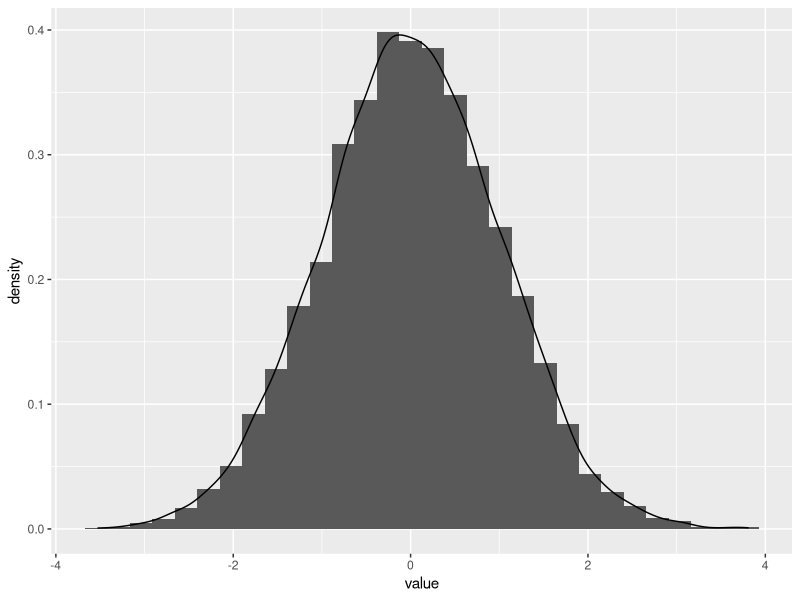
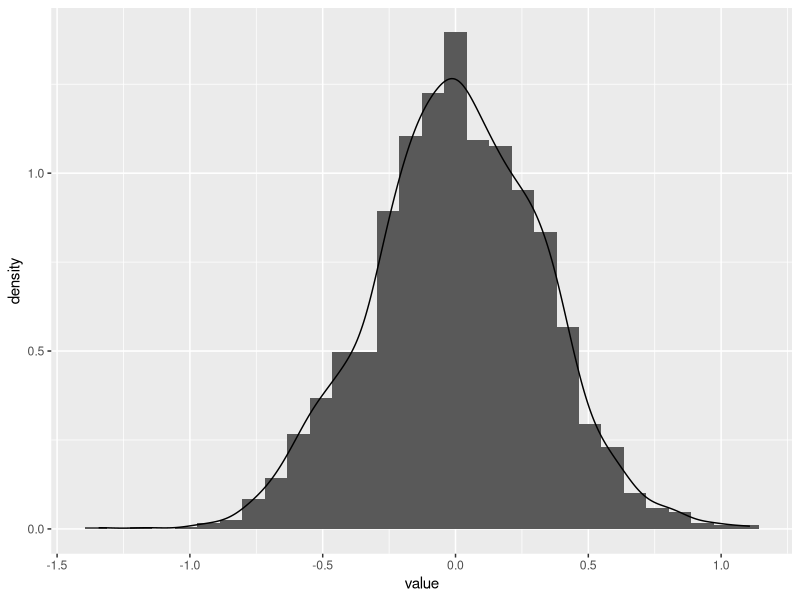
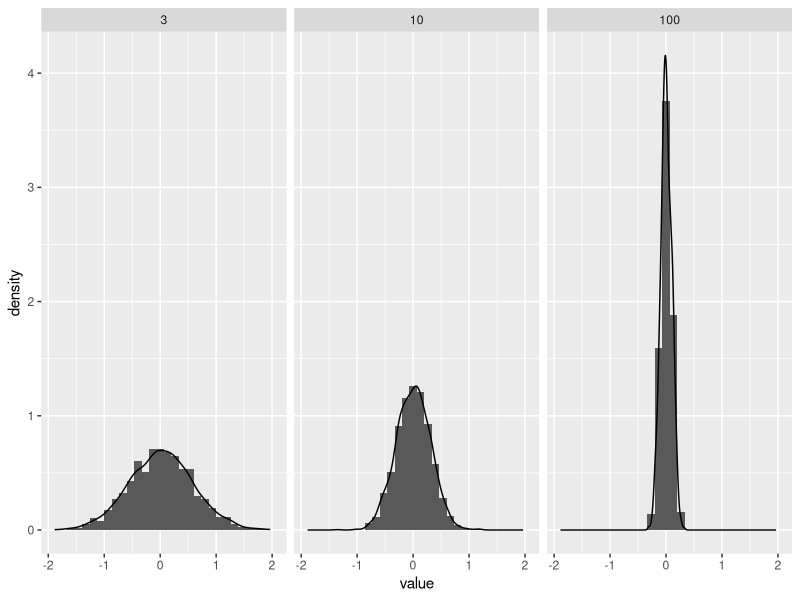
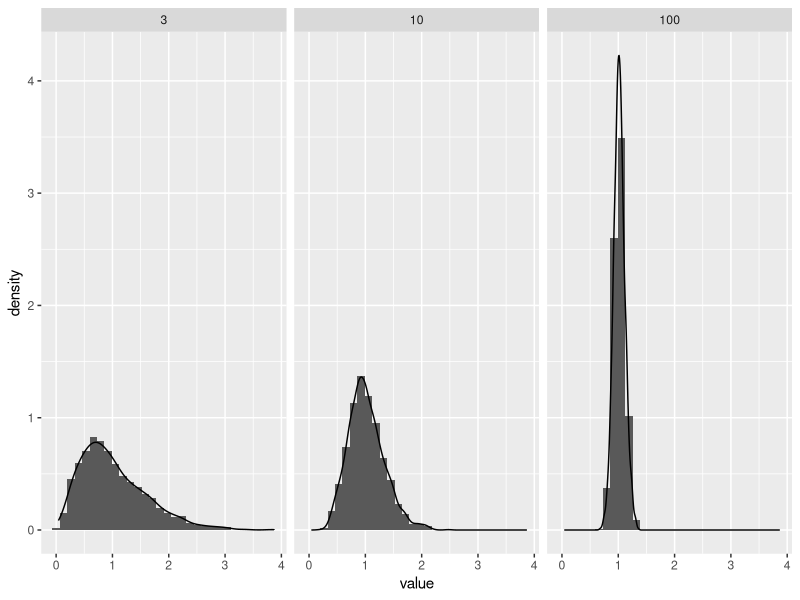
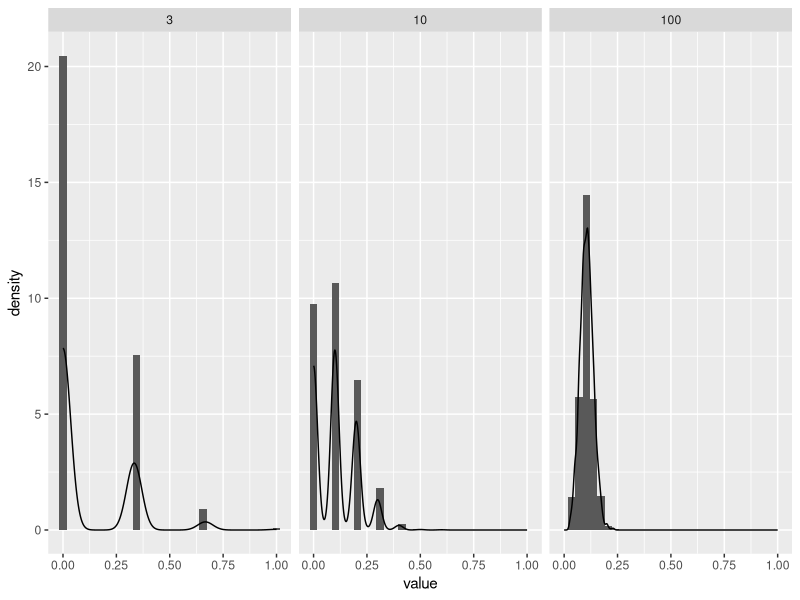

Write the R code that produced these figures, in order.
## ---- chunk 1
knitr::opts_chunk$set(echo = TRUE)

library(tidyverse)
## ---- chunk 2
v <- seq(from = 1,to = 100,by = 2)
## ---- chunk 3
v <- as_tibble(v)
v <- 
  v %>% 
  filter(., value > 60) %>% 
  filter(., value < 100)
## ---- chunk 4
v %>% var(.)
## ---- chunk 5
df <- data.frame(c(2.27, 1.98, 1.69, 1.88, 1.64, 2.14), 
                 c(8.28, 8.04, 9.06, 8.7, 7.58, 8.34))
names(df) <- c("R", "H")

df$V <- 1/3 * pi * df$R^2 * df$H
## ---- chunk 6
x <- c(3.15, -0.55, -0.35, 0.16)
y <- c(2.93, -0.35, -0.25, -0.12)

X <- matrix(
  c(rep(1, 4), x),
  ncol = 2
)

solve((t(X) %*% X)) %*% (t(X) %*% matrix(y))


summary(lm(y ~ x))
lsfit(x, y)
## ---- chunk 7
library(MASS)

data("cats")
cats <- as_tibble(cats)
## ---- chunk 8
cats %>% count(Sex)
## ---- chunk 9
cats %>% 
  group_by(Sex) %>% 
  summarise(mean(Bwt))

cats %>% 
  group_by(Sex) %>% 
  summarise(sd(Bwt))
## ---- chunk 10
freqover2.5 <- 
  cats %>% 
  mutate(., Over2.5 = ifelse(Bwt > 2.5, T, F)) %>% 
  group_by(Sex) %>% 
  count(Over2.5) %>% 
  spread(., key = Over2.5, value = n) %>% 
  mutate(., Proportion = `TRUE` / sum(`TRUE`, `FALSE`))
## ---- chunk 11
catsM <- 
  cats %>% 
  filter(., Sex == "M") %>% 
  list(.)

catsF <- 
  cats %>% 
  filter(., Sex == "F") %>% 
  list(.)
## ---- chunk 12
set.seed(10)

obs <- 
  rnorm(10000) %>% 
  as_tibble(.)


ggplot(obs) + 
  geom_histogram(aes(x=value,y=..density..), position="identity") + 
  geom_density(aes(x=value,y=..density..))

clt <- vector("double", 2000)

for (i in 1:2000) {
clt[[i]] <- 
  obs %>%
  sample_n(10, replace = TRUE) %>% 
  summarise(mean = mean(value)) %>% 
  as.numeric()
}

clt <- 
  clt %>% as.tibble(.)
  
ggplot(clt) + 
  geom_histogram(aes(x=value,y=..density..), position="identity") + 
  geom_density(aes(x=value,y=..density..))

## ---- chunk 13
set.seed(10)
distributions <- 
  tribble(
    ~f, ~params,
    "rnorm", list(n = 10000),
    "rexp", list(n = 10000),
    "rbinom", list( n = 10000, size = 1, p = 0.1)
    )

distributions <- 
  distributions %>% 
  mutate(distr = invoke_map(f, params))

sampling <- function(df, n) {
  result <- vector("double", 2000)
  for(i in 1:2000) {
    result[[i]] <- 
      df %>%
      sample(n, replace = T) %>% 
      mean
  }
  return(result)
}


distributions <- 
distributions %>% 
  mutate(samp3 = map(.$distr, sampling, 3),
         samp10 = map(.$distr, sampling, 10),
         samp100 = map(.$distr, sampling, 100)
  ) 


df <- 
  distributions %>% 
  .$samp3 %>% 
  as.data.frame()

names(df) <- c("rnorm","rexp","rbinom")

df <- gather(df)
df$n <- 3

df1 <- 
  distributions %>% 
  .$samp10 %>% 
  as.data.frame()

names(df1) <- c("rnorm","rexp","rbinom")
df1 <- gather(df1)
df1$n <- 10

df <- bind_rows(df,df1)

df1 <- 
  distributions %>% 
  .$samp100 %>% 
  as.data.frame()

names(df1) <- c("rnorm","rexp","rbinom")
df1 <- gather(df1)
df1$n <- 100

df <- bind_rows(df,df1)


df %>% 
  filter(key=="rnorm") %>% 
ggplot() + 
geom_histogram(aes(x=value,y=..density..), position="identity") + 
geom_density(aes(x=value,y=..density..)) +
facet_grid(.~n)


df %>% 
  filter(key=="rexp") %>% 
ggplot() + 
geom_histogram(aes(x=value,y=..density..), position="identity") + 
geom_density(aes(x=value,y=..density..)) +
facet_grid(.~n)

df %>% 
  filter(key=="rbinom") %>% 
ggplot() + 
geom_histogram(aes(x=value,y=..density..), position="identity") + 
geom_density(aes(x=value,y=..density..)) +
facet_grid(.~n)

